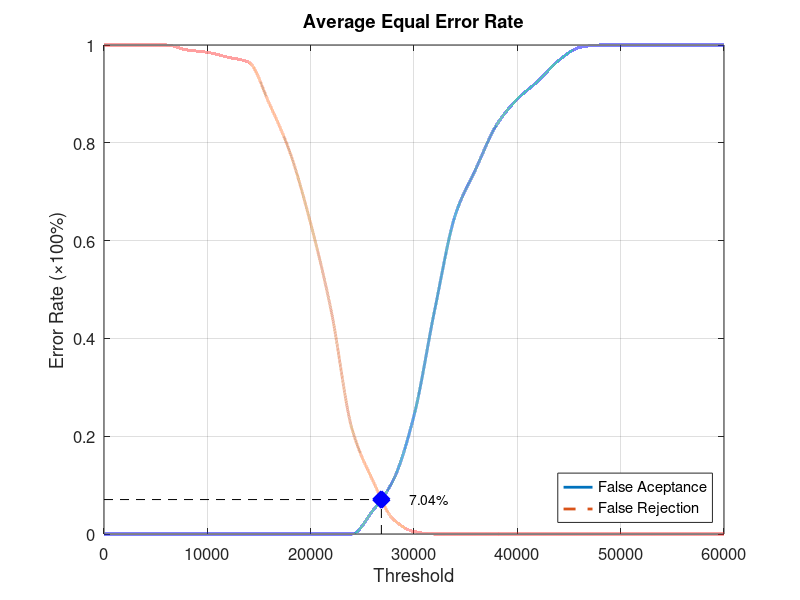
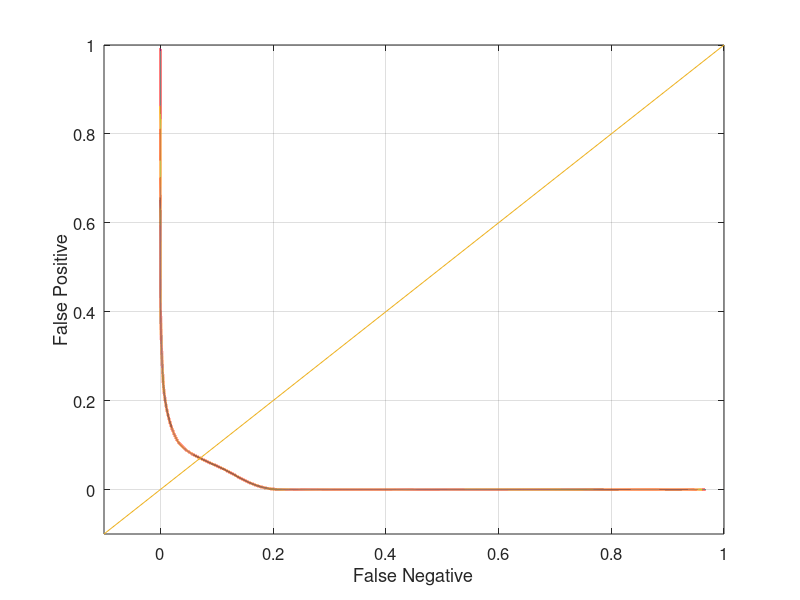

Source code (MATLAB) for these figures, in order:
function yEER = Database1_2
close all;
clear;
clc;
x = 0:2000:60000;
xq = 0:0.5:60000;

y0 = [0 0 0 0 0 0 0 0 0 0 0 0 0 0.0473684 0.110526 0.242105 0.457895 0.652632 0.747368 0.836842 0.889474 0.926316 0.968421 0.994737 1 1 1 1 1 1 1];
yy0 = interp1(x, y0, xq, 'pchip');
y1 = [1 1 1 1 0.99 0.985 0.975 0.965 0.88 0.78 0.635 0.455 0.215 0.11 0.03 0.005 0 0 0 0 0 0 0 0 0 0 0 0 0 0 0];
yy1 = interp1(x, y1, xq, 'pchip');

% Calculating EER: 
y2 = abs(y0 - y1);
find(y2 == min(y2))
yy2 = abs(yy0 - yy1);
xEER = find(yy2 == min(yy2));
xEERIndex = xq(xEER) % X-axis EER
yEER = yy0(xEER) % Y-axis EER

main = figure
plot(xq, yy0,'-','LineWidth', 2);	hold on
plot(xq, yy1,'--','LineWidth', 2);	hold on
plot([xEERIndex xEERIndex], [0 yEER], 'k--');	hold on
plot([0 xEERIndex], [yEER yEER], 'k--');	hold on
plot(xEERIndex, yEER, 'bx', 'LineWidth', 10);	hold on
text(xEERIndex + 10 * xEERIndex / 100, yEER, [num2str(round((10000 * yEER)) / 100) '%'])
legend('False Aceptance', 'False Rejection', 'Location', 'SouthEast')
xlabel('Threshold')
ylabel('Error Rate (\times100%)')
title('Average Equal Error Rate')
set(gca, 'FontSize', 12)
axis([0 60000 0 1])
grid on

print(main, 'Database1_2Main', '-dpng');
FNRxFPR = figure('Color', [1 1 1]);
plot(yy1, yy0, '-', yy1, yy0, 'LineWidth', 2);
hold on
y = -0.1:0.1:1
plot(y, y); 
set(gca, 'FontSize', 12)
xlabel('False Negative')
ylabel('False Positive')
axis([-0.1 1 -0.1 1])
set(gca, 'FontSize', 12)
grid on

print(FNRxFPR, 'Database1_2FNRxFPR','-dpng');
end
